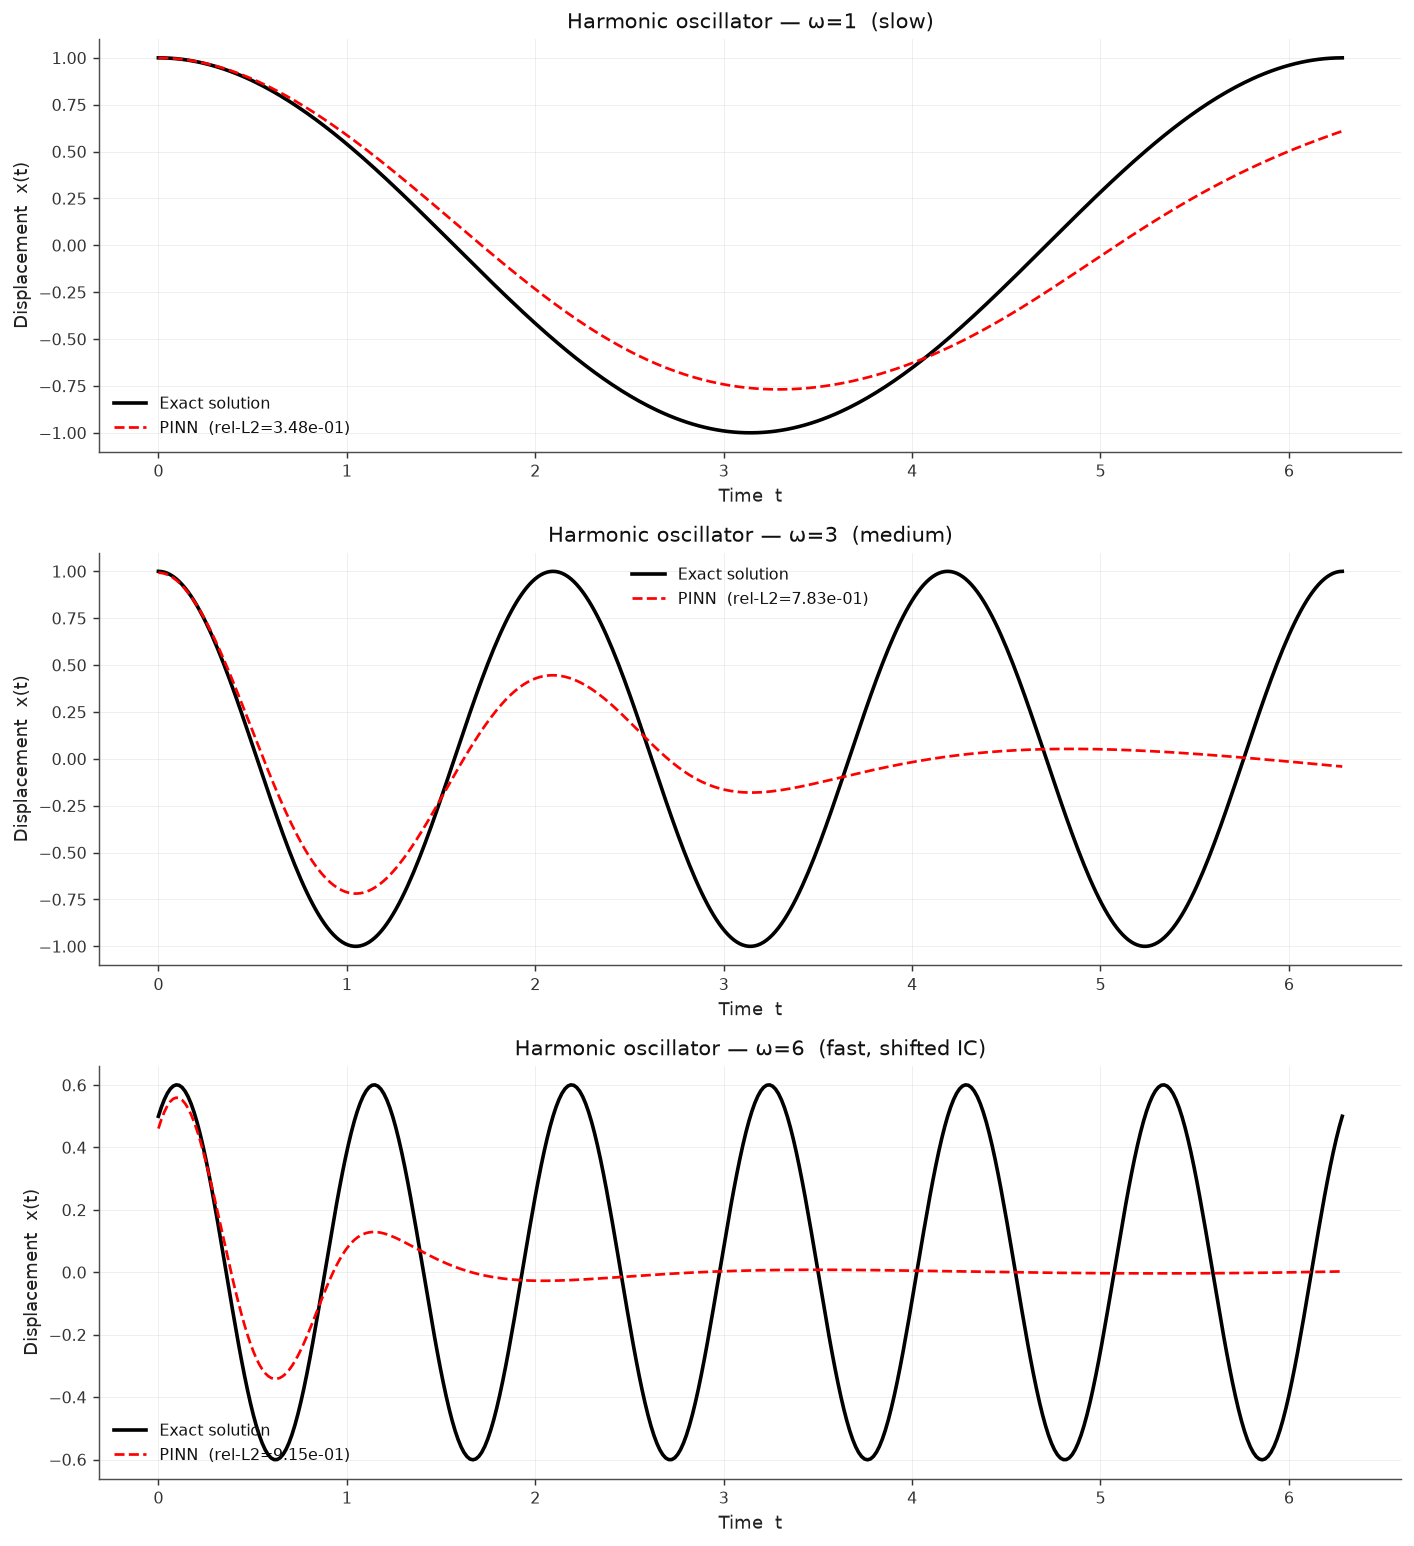

Source code (Python):
"""01_harmonic_oscillator.py — Simple Harmonic Oscillator with PINNs.

Physics problem
---------------
A mass on a spring with no damping:

    x''(t) + ω² x(t) = 0,    t ∈ [0, T]
    x(0) = x0,  x'(0) = v0

Exact solution:  x(t) = x0·cos(ωt) + (v0/ω)·sin(ωt)

What this example shows
-----------------------
- How to encode an ODE as a PINN loss (no library needed beyond PyTorch)
- How different spring constants (ω²) change the solution
- How to enforce initial conditions as soft constraints
- Direct comparison between PINN prediction and exact solution

Tier 1 — Explorer: just run this file and look at the plot.
"""

import math
import torch
import torch.nn as nn
import numpy as np
import matplotlib
matplotlib.use("Agg")
import matplotlib.pyplot as plt
from pinneapple_tools.visualization.style import use_theme

use_theme("report")   # one theme for every figure of the library (#918)


# ---------------------------------------------------------------------------
# Experiment configurations  (feel free to change these)
# ---------------------------------------------------------------------------
EXPERIMENTS = [
    {"omega": 1.0, "x0": 1.0, "v0": 0.0, "label": "ω=1  (slow)"},
    {"omega": 3.0, "x0": 1.0, "v0": 0.0, "label": "ω=3  (medium)"},
    {"omega": 6.0, "x0": 0.5, "v0": 2.0, "label": "ω=6  (fast, shifted IC)"},
]
T_END   = 2 * math.pi   # simulate one full slow period
N_COL   = 300            # collocation points
N_EPOCHS = 8_000


# ---------------------------------------------------------------------------
# Exact solution
# ---------------------------------------------------------------------------
def exact(t: np.ndarray, omega: float, x0: float, v0: float) -> np.ndarray:
    return x0 * np.cos(omega * t) + (v0 / omega) * np.sin(omega * t)


# ---------------------------------------------------------------------------
# Network  (tiny MLP with Tanh activations)
# ---------------------------------------------------------------------------
def build_net() -> nn.Module:
    return nn.Sequential(
        nn.Linear(1, 64), nn.Tanh(),
        nn.Linear(64, 64), nn.Tanh(),
        nn.Linear(64, 1),
    )


# ---------------------------------------------------------------------------
# Physics residual  x'' + ω² x = 0
# ---------------------------------------------------------------------------
def pde_residual(net: nn.Module, t: torch.Tensor, omega: float) -> torch.Tensor:
    t = t.requires_grad_(True)
    x  = net(t)
    x_t  = torch.autograd.grad(x.sum(), t, create_graph=True)[0]
    x_tt = torch.autograd.grad(x_t.sum(), t, create_graph=True)[0]
    return x_tt + omega ** 2 * x


# ---------------------------------------------------------------------------
# Training loop
# ---------------------------------------------------------------------------
def train(omega: float, x0: float, v0: float) -> tuple[np.ndarray, np.ndarray]:
    torch.manual_seed(42)
    net = build_net()
    opt = torch.optim.Adam(net.parameters(), lr=1e-3)
    sch = torch.optim.lr_scheduler.CosineAnnealingLR(opt, T_max=N_EPOCHS)

    t_col = torch.linspace(0, T_END, N_COL).unsqueeze(1)
    t0    = torch.zeros(1, 1)

    for epoch in range(1, N_EPOCHS + 1):
        opt.zero_grad()

        # PDE residual
        res  = pde_residual(net, t_col.clone(), omega)
        loss_pde = res.pow(2).mean()

        # Initial conditions:  x(0)=x0,  x'(0)=v0
        t0_g = t0.clone().requires_grad_(True)
        x_t0 = net(t0_g)
        dx_t0 = torch.autograd.grad(x_t0.sum(), t0_g, create_graph=True)[0]
        loss_ic = (x_t0 - x0).pow(2) + (dx_t0 - v0).pow(2)

        loss = loss_pde + 100 * loss_ic
        loss.backward()
        opt.step()
        sch.step()

    t_eval = np.linspace(0, T_END, 400, dtype=np.float32)
    with torch.no_grad():
        x_pred = net(torch.tensor(t_eval[:, None])).numpy().ravel()
    x_ex = exact(t_eval, omega, x0, v0)
    return t_eval, x_pred, x_ex


# ---------------------------------------------------------------------------
# Main
# ---------------------------------------------------------------------------
def main():
    print("Simple Harmonic Oscillator — PINN experiments\n")

    fig, axes = plt.subplots(len(EXPERIMENTS), 1,
                             figsize=(11, 4 * len(EXPERIMENTS)), sharex=False)

    for ax, cfg in zip(axes, EXPERIMENTS):
        print(f"Training: {cfg['label']} ...")
        t, x_pinn, x_true = train(cfg["omega"], cfg["x0"], cfg["v0"])

        l2 = float(np.sqrt(((x_pinn - x_true) ** 2).mean()) /
                   np.sqrt((x_true ** 2).mean() + 1e-8))

        ax.plot(t, x_true, "k-",  lw=2,   label="Exact solution")
        ax.plot(t, x_pinn, "r--", lw=1.5, label=f"PINN  (rel-L2={l2:.2e})")
        ax.set_title(f"Harmonic oscillator — {cfg['label']}")
        ax.set_xlabel("Time  t")
        ax.set_ylabel("Displacement  x(t)")
        ax.legend(fontsize=9)
        ax.grid(True, alpha=0.3)
        print(f"  → relative L2 error: {l2:.4e}")

    plt.tight_layout()
    plt.savefig("01_harmonic_oscillator.png", dpi=130)
    print("\nSaved 01_harmonic_oscillator.png")


if __name__ == "__main__":
    main()
